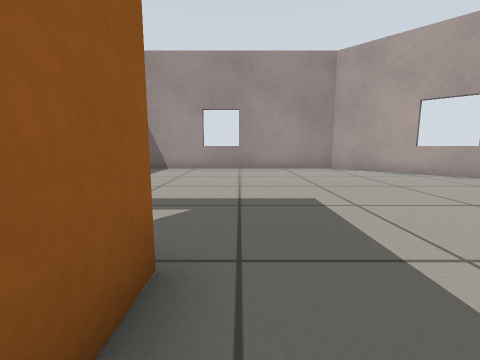
View 1 (above)

20 first-person views from a walk through a robot-simulator world made for Gazebo. The camera is 0.5 m above the floor, tilts 8° down and sees 90° across. The floor is counted in squares, 0.5 m on a side. Each view is taken from the middle of a square. On the plan, view 1 faces up. The plan holds only what a view shows up to about 10 squares ahead; the rest is blank. Simple patterns stand in for the simulator's built-in surfaces.

View 2
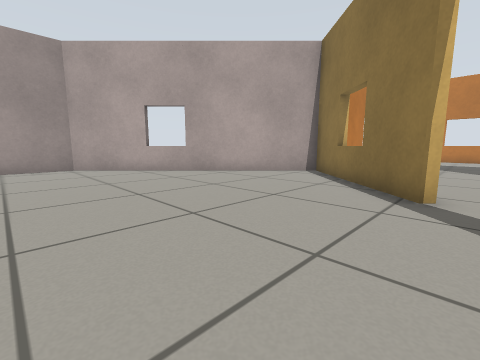

View 3
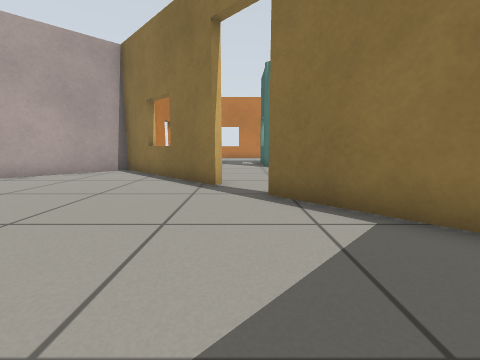

View 4
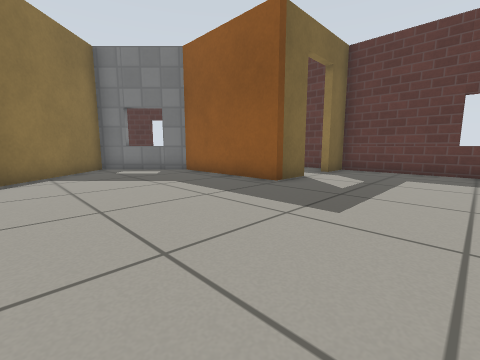

View 5
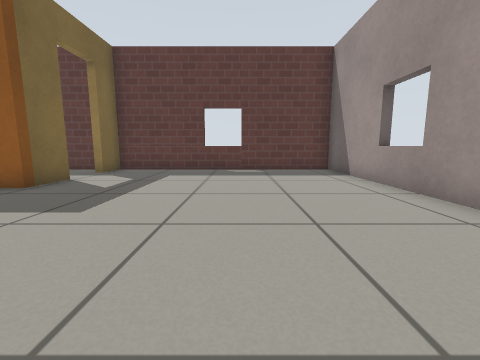

View 6
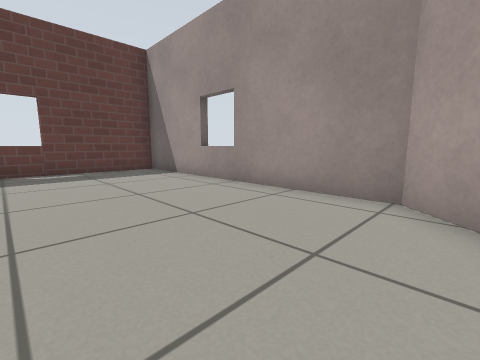

View 7
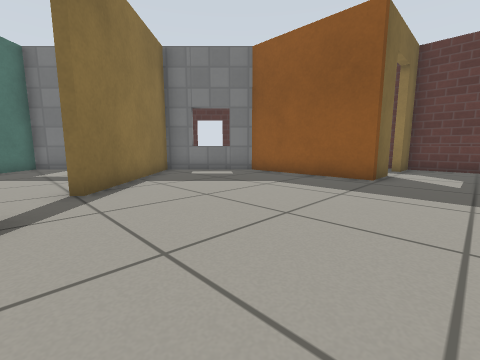

View 8
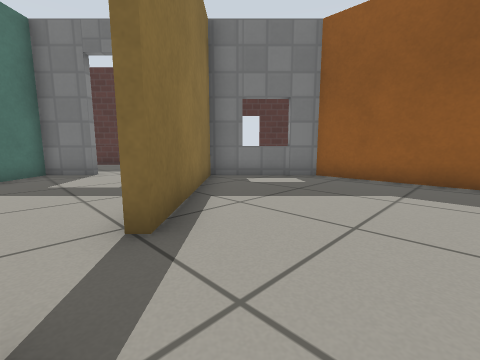

View 9
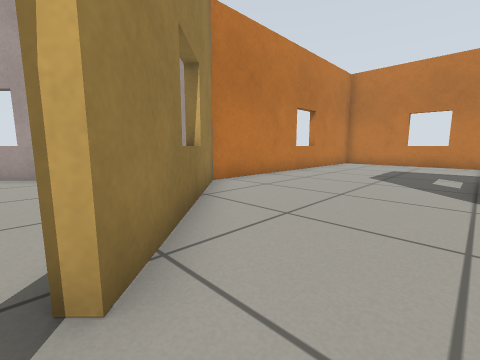

View 10
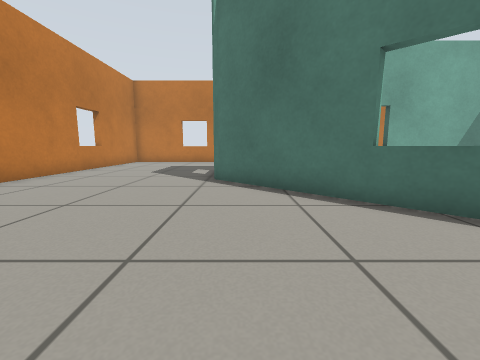

View 11
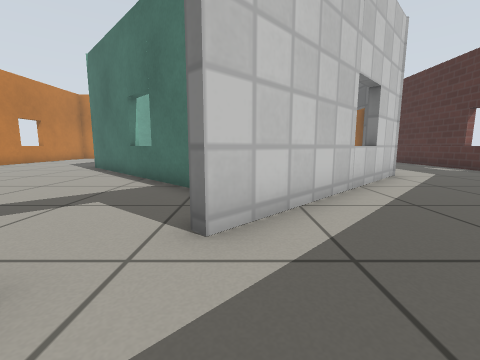

View 12
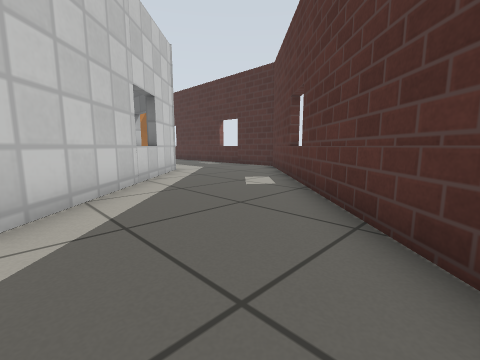

View 13
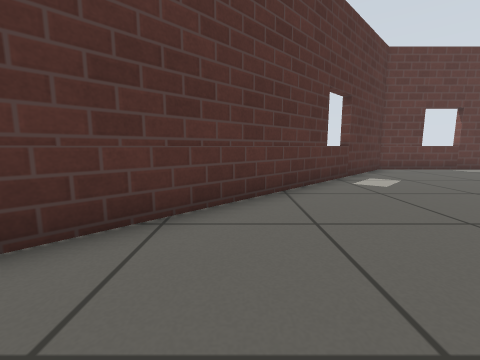

View 14
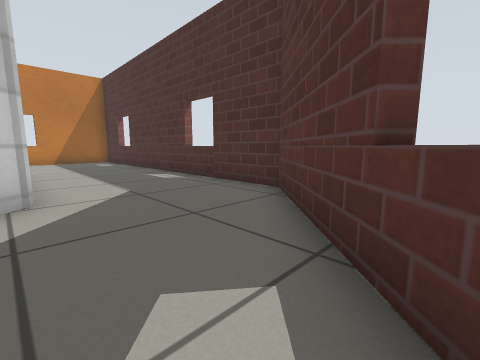

View 15
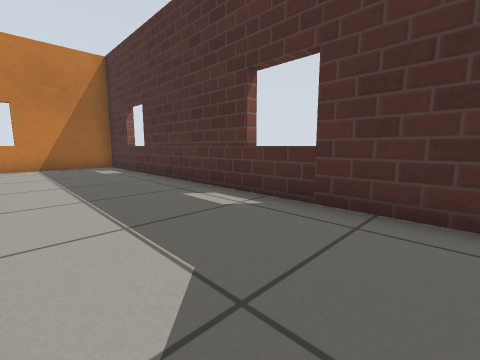

View 16
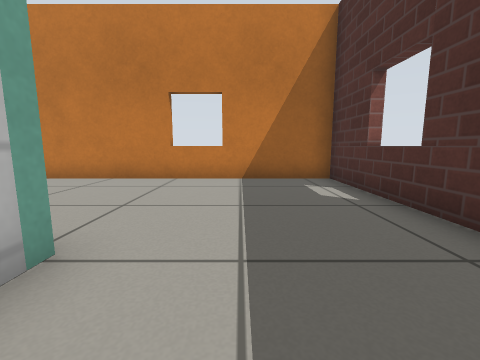

View 17
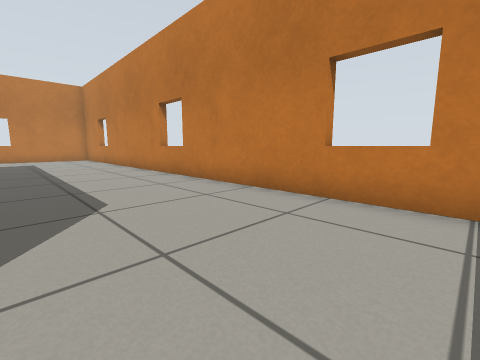

View 18
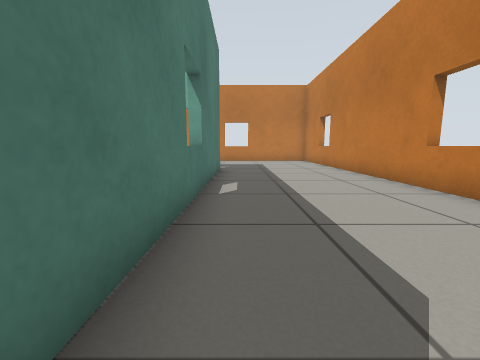

View 19
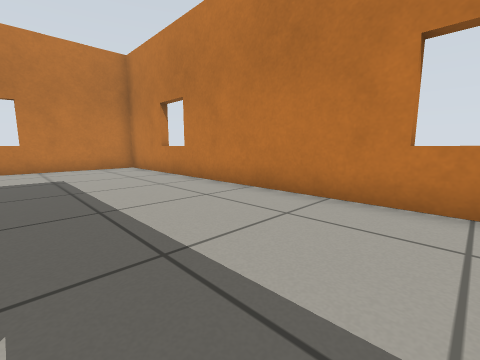

View 20
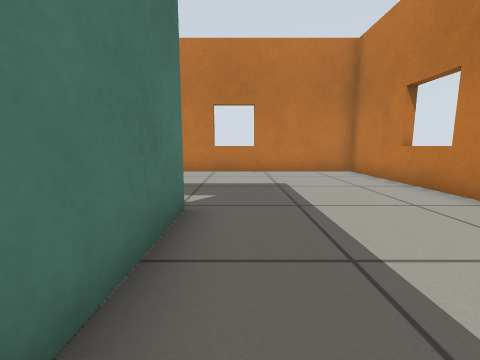

### Floor plan
Ten units are one square. View 1 is at (0, 0); x grows to the right and y downward. Boxes are objects, and circles mark ways between rooms. Rooms are numbered by the first view taken in them; rooms with no view inside come last. Other rooms are left out.
<svg viewBox="-63 -113 282 306">
<path fill="none" stroke="#000" d="M-24 -18 -7 -18 -7 30 19 55 59 16M71 3 112 -37M-52 -71 -58 -71M113 -36 41 -108 -54 -108 -54 -18 -40 -18M161 22 161 122M103 143 45 86 48 84 59 96 133 21M53 162 56 158M-28 73 -32 77M-54 -8 -54 50 85 188 214 188 214 -36 115 -36 73 5M161 143 155 143"/>
<circle cx="-35" cy="-20" r="3" fill="#2a7"/>
<circle cx="63" cy="13" r="3" fill="#2a7"/>
<text x="20" y="-40">1</text>
<text x="90" y="60">2</text>
</svg>
Room 1 opens to room 2.

Where each view was taken, in squares from view 1:
view 1: 0 up, 0 right, facing up
view 2: 1 down, 2 right, facing up-right
view 3: 1 down, 1 right, facing right
view 4: 6 up, 5 right, facing down-left
view 5: 7 up, 5 right, facing left
view 6: 6 up, 5 right, facing up-left
view 7: 4 up, 7 right, facing down-left
view 8: 1 up, 7 right, facing down-left
view 9: 2 down, 7 right, facing up-right
view 10: 3 down, 6 right, facing right
view 11: 9 down, 2 right, facing right
view 12: 9 down, 1 right, facing down-right
view 13: 11 down, 5 right, facing left
view 14: 14 down, 5 right, facing down-right
view 15: 15 down, 9 right, facing down-right
view 16: 16 down, 14 right, facing right
view 17: 16 down, 17 right, facing up-right
view 18: 13 down, 17 right, facing up
view 19: 8 down, 17 right, facing up-right
view 20: 6 down, 17 right, facing up
